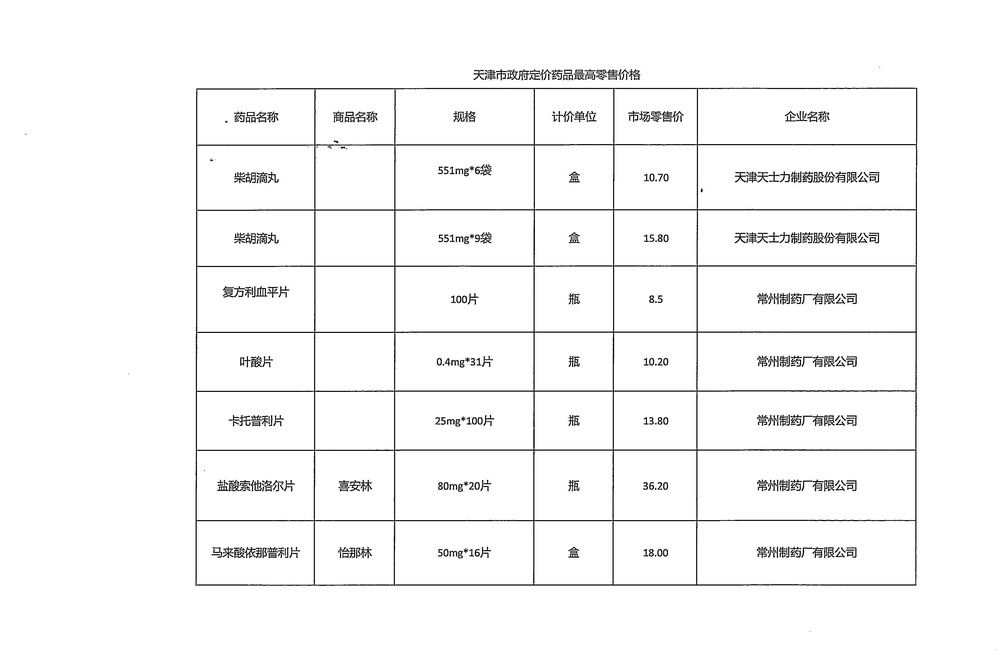
#> input picture Demo/Image/test.jpg, 1000 x 654 px, shrunk from 3900 x 2550 before the run; its folder holds only this picture in this run
$ python linedetect.py
#> lines starting #> are read from the running program, lines starting #| are printed output that depends on the picture
import cv2
import numpy as np
import operator
from matplotlib import pyplot as plt
import os, errno
import glob, os

def DeleteColor(imgPath):
#> called with imgPath = 'Demo/Image/test.jpg'
    img= cv2.imread(imgPath)
#> img is the input picture: shape (654, 1000, 3); min 0, max 255, mean 247
    img_hsv = cv2.cvtColor(img, cv2.COLOR_BGR2HSV)
#> img_hsv: shape (654, 1000, 3); mean H, S, V 0, 0, 247

    # lower mask (0-10)
    lower_red = np.array([0,50,50])
    upper_red = np.array([10,255,255])
    mask0 = cv2.inRange(img_hsv, lower_red, upper_red)
#> mask0: shape (654, 1000); every value is 0

    # upper mask (170-180)
    lower_red = np.array([170,50,50])
    upper_red = np.array([180,255,255])
    mask1 = cv2.inRange(img_hsv, lower_red, upper_red)

    # join my masks
    mask = mask0+mask1

    # set my output img to zero everywhere except my mask
    output_img = img.copy()
    output_img[np.where(mask!=0)] = 255

    cv2.imwrite(imgPath, output_img)

def SharpenImage(img):

    #Create the identity filter, but with the 1 shifted to the right!
    kernel = np.zeros( (100,100), np.float32)
    kernel[2,2] = 2.0   #Identity, times two!

    #Create a box filter:
    boxFilter = np.ones( (100,100), np.float32) / 10000.0

    #Subtract the two:
    kernel = kernel - boxFilter

    #Note that we are subject to overflow and underflow here...but I believe that
    # filter2D clips top and bottom ranges on the output, plus you'd need a
    # very bright or very dark pixel surrounded by the opposite type.

    custom = cv2.filter2D(img, -1, kernel)
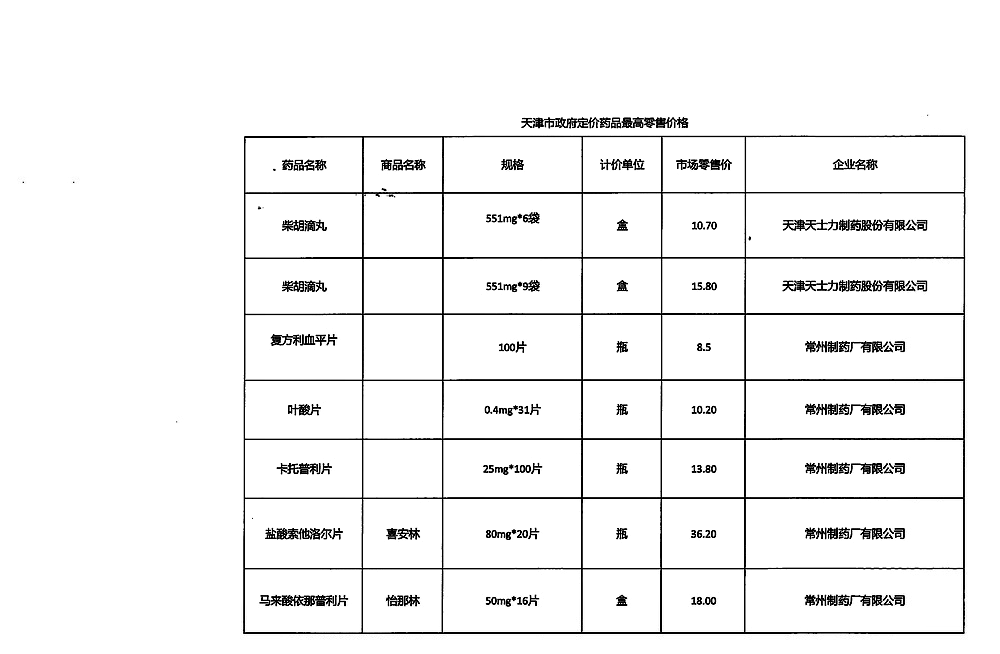
#> custom: shape (654, 1000); min 0, max 255, mean 243.4

    return custom

# Denoising
for item in glob.glob("image/*.jpg"):
    print("remove printer")
    DeleteColor(item)

    print("denoise " + item)

    img = cv2.imread(item, cv2.IMREAD_GRAYSCALE)
    img = SharpenImage(img)

    dst = cv2.fastNlMeansDenoising(img,None,10,7,21)

#> (the run stopped early here; a loop or call above may not have finished)
